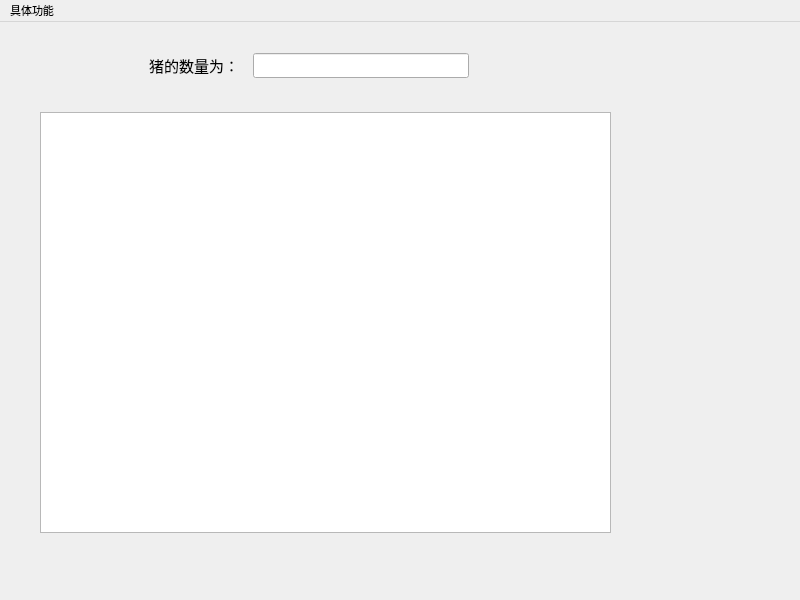
<?xml version="1.0" encoding="UTF-8"?>
<ui version="4.0">
 <class>MainWindow</class>
 <widget class="QMainWindow" name="MainWindow">
  <property name="geometry">
   <rect>
    <x>0</x>
    <y>0</y>
    <width>800</width>
    <height>600</height>
   </rect>
  </property>
  <property name="sizePolicy">
   <sizepolicy hsizetype="Fixed" vsizetype="Fixed">
    <horstretch>0</horstretch>
    <verstretch>0</verstretch>
   </sizepolicy>
  </property>
  <property name="minimumSize">
   <size>
    <width>800</width>
    <height>600</height>
   </size>
  </property>
  <property name="maximumSize">
   <size>
    <width>800</width>
    <height>600</height>
   </size>
  </property>
  <property name="font">
   <font>
    <pointsize>8</pointsize>
   </font>
  </property>
  <property name="windowTitle">
   <string>MainWindow</string>
  </property>
  <property name="windowIcon">
   <iconset resource="image.qrc">
    <normaloff>:/image/fengjing06(1)(1).png</normaloff>:/image/fengjing06(1)(1).png</iconset>
  </property>
  <property name="styleSheet">
   <string notr="true">MainWindow{
border-image: url(:/image/fengjing01(1).png);
}</string>
  </property>
  <widget class="QWidget" name="centralWidget">
   <widget class="QStackedWidget" name="stackedWidget">
    <property name="geometry">
     <rect>
      <x>0</x>
      <y>0</y>
      <width>801</width>
      <height>571</height>
     </rect>
    </property>
    <property name="currentIndex">
     <number>6</number>
    </property>
    <widget class="QWidget" name="page_tab1">
     <widget class="QTableWidget" name="tableWidget">
      <property name="geometry">
       <rect>
        <x>30</x>
        <y>30</y>
        <width>631</width>
        <height>451</height>
       </rect>
      </property>
     </widget>
     <widget class="QPushButton" name="tab_btnPig">
      <property name="geometry">
       <rect>
        <x>690</x>
        <y>90</y>
        <width>93</width>
        <height>28</height>
       </rect>
      </property>
      <property name="text">
       <string>pig</string>
      </property>
     </widget>
     <widget class="QPushButton" name="btn_back">
      <property name="geometry">
       <rect>
        <x>560</x>
        <y>510</y>
        <width>93</width>
        <height>28</height>
       </rect>
      </property>
      <property name="text">
       <string>返回</string>
      </property>
     </widget>
     <widget class="QPushButton" name="btn_sell">
      <property name="geometry">
       <rect>
        <x>690</x>
        <y>150</y>
        <width>93</width>
        <height>28</height>
       </rect>
      </property>
      <property name="text">
       <string>卖猪</string>
      </property>
     </widget>
     <widget class="QPushButton" name="btn_buy">
      <property name="geometry">
       <rect>
        <x>690</x>
        <y>210</y>
        <width>93</width>
        <height>28</height>
       </rect>
      </property>
      <property name="text">
       <string>买猪</string>
      </property>
     </widget>
     <widget class="QPushButton" name="btn_new">
      <property name="geometry">
       <rect>
        <x>690</x>
        <y>270</y>
        <width>93</width>
        <height>28</height>
       </rect>
      </property>
      <property name="text">
       <string>刷新</string>
      </property>
     </widget>
    </widget>
    <widget class="QWidget" name="page">
     <widget class="QTableWidget" name="tableWidget_pig">
      <property name="geometry">
       <rect>
        <x>40</x>
        <y>40</y>
        <width>601</width>
        <height>431</height>
       </rect>
      </property>
     </widget>
     <widget class="QPushButton" name="tab_btnPigsty">
      <property name="geometry">
       <rect>
        <x>680</x>
        <y>110</y>
        <width>93</width>
        <height>28</height>
       </rect>
      </property>
      <property name="text">
       <string>pigsty</string>
      </property>
     </widget>
     <widget class="QPushButton" name="btn_back2">
      <property name="geometry">
       <rect>
        <x>550</x>
        <y>510</y>
        <width>93</width>
        <height>28</height>
       </rect>
      </property>
      <property name="text">
       <string>返回</string>
      </property>
     </widget>
    </widget>
    <widget class="QWidget" name="page_2">
     <widget class="QToolButton" name="toolButton">
      <property name="geometry">
       <rect>
        <x>230</x>
        <y>120</y>
        <width>341</width>
        <height>61</height>
       </rect>
      </property>
      <property name="font">
       <font>
        <pointsize>16</pointsize>
       </font>
      </property>
      <property name="text">
       <string>欢迎来到香香的养猪场！</string>
      </property>
      <property name="icon">
       <iconset resource="image.qrc">
        <normaloff>:/image/pig.png</normaloff>:/image/pig.png</iconset>
      </property>
      <property name="iconSize">
       <size>
        <width>50</width>
        <height>50</height>
       </size>
      </property>
      <property name="toolButtonStyle">
       <enum>Qt::ToolButtonTextBesideIcon</enum>
      </property>
      <property name="autoRaise">
       <bool>true</bool>
      </property>
     </widget>
    </widget>
    <widget class="QWidget" name="page_3">
     <widget class="QWidget" name="widget_2" native="true">
      <property name="geometry">
       <rect>
        <x>220</x>
        <y>110</y>
        <width>343</width>
        <height>201</height>
       </rect>
      </property>
      <layout class="QGridLayout" name="gridLayout">
       <item row="0" column="0">
        <widget class="QToolButton" name="btn_pigstyid">
         <property name="font">
          <font>
           <pointsize>11</pointsize>
          </font>
         </property>
         <property name="text">
          <string>猪圈编号：</string>
         </property>
         <property name="autoRaise">
          <bool>true</bool>
         </property>
        </widget>
       </item>
       <item row="0" column="1" colspan="2">
        <widget class="QLineEdit" name="lineEdit_pigstyid">
         <property name="font">
          <font>
           <pointsize>11</pointsize>
          </font>
         </property>
        </widget>
       </item>
       <item row="1" column="0" colspan="2">
        <widget class="QToolButton" name="toolButton_2">
         <property name="font">
          <font>
           <pointsize>11</pointsize>
          </font>
         </property>
         <property name="text">
          <string>猪圈中猪的种类：</string>
         </property>
         <property name="autoRaise">
          <bool>true</bool>
         </property>
        </widget>
       </item>
       <item row="1" column="2">
        <widget class="QLineEdit" name="lineEdit">
         <property name="font">
          <font>
           <pointsize>11</pointsize>
          </font>
         </property>
        </widget>
       </item>
       <item row="2" column="0" colspan="2">
        <widget class="QToolButton" name="toolButton_3">
         <property name="font">
          <font>
           <pointsize>11</pointsize>
          </font>
         </property>
         <property name="text">
          <string>猪圈中猪的数量：</string>
         </property>
         <property name="autoRaise">
          <bool>true</bool>
         </property>
        </widget>
       </item>
       <item row="2" column="2">
        <widget class="QLineEdit" name="lineEdit_2">
         <property name="font">
          <font>
           <pointsize>11</pointsize>
          </font>
         </property>
        </widget>
       </item>
      </layout>
     </widget>
     <widget class="QWidget" name="widget" native="true">
      <property name="geometry">
       <rect>
        <x>240</x>
        <y>330</y>
        <width>315</width>
        <height>50</height>
       </rect>
      </property>
      <layout class="QHBoxLayout" name="horizontalLayout">
       <item>
        <widget class="QPushButton" name="btn_yes2">
         <property name="text">
          <string>确定</string>
         </property>
        </widget>
       </item>
       <item>
        <widget class="QPushButton" name="btn_find">
         <property name="text">
          <string>继续查询</string>
         </property>
        </widget>
       </item>
       <item>
        <widget class="QPushButton" name="btn_back3">
         <property name="text">
          <string>返回</string>
         </property>
        </widget>
       </item>
      </layout>
     </widget>
    </widget>
    <widget class="QWidget" name="page_4">
     <widget class="QTableWidget" name="tableWidget_2">
      <property name="geometry">
       <rect>
        <x>100</x>
        <y>70</y>
        <width>521</width>
        <height>401</height>
       </rect>
      </property>
     </widget>
    </widget>
    <widget class="QWidget" name="page_5">
     <widget class="QTableWidget" name="tableWidget_3">
      <property name="geometry">
       <rect>
        <x>80</x>
        <y>70</y>
        <width>581</width>
        <height>411</height>
       </rect>
      </property>
     </widget>
    </widget>
    <widget class="QWidget" name="page_6">
     <widget class="QTableWidget" name="tableWidget_4">
      <property name="geometry">
       <rect>
        <x>40</x>
        <y>90</y>
        <width>571</width>
        <height>421</height>
       </rect>
      </property>
     </widget>
     <widget class="QWidget" name="widget_3" native="true">
      <property name="geometry">
       <rect>
        <x>130</x>
        <y>20</y>
        <width>350</width>
        <height>47</height>
       </rect>
      </property>
      <layout class="QHBoxLayout" name="horizontalLayout_2">
       <item>
        <widget class="QToolButton" name="toolButton_4">
         <property name="font">
          <font>
           <pointsize>11</pointsize>
          </font>
         </property>
         <property name="text">
          <string>猪的数量为：</string>
         </property>
         <property name="autoRaise">
          <bool>true</bool>
         </property>
        </widget>
       </item>
       <item>
        <widget class="QLineEdit" name="lineEdit_num">
         <property name="font">
          <font>
           <pointsize>11</pointsize>
          </font>
         </property>
        </widget>
       </item>
      </layout>
     </widget>
    </widget>
   </widget>
  </widget>
  <widget class="QMenuBar" name="menuBar">
   <property name="geometry">
    <rect>
     <x>0</x>
     <y>0</y>
     <width>800</width>
     <height>26</height>
    </rect>
   </property>
   <widget class="QMenu" name="menu">
    <property name="title">
     <string>具体功能</string>
    </property>
    <addaction name="actionnew"/>
    <addaction name="separator"/>
    <addaction name="actionquery_pigtab"/>
    <addaction name="separator"/>
    <addaction name="actionquery_pigsty"/>
    <addaction name="separator"/>
    <addaction name="actionquery_pig"/>
    <addaction name="separator"/>
    <addaction name="actionsell"/>
    <addaction name="separator"/>
    <addaction name="actionbuy"/>
    <addaction name="separator"/>
   </widget>
   <addaction name="menu"/>
  </widget>
  <action name="actionquery_pigsty">
   <property name="text">
    <string>猪圈信息</string>
   </property>
  </action>
  <action name="actionquery_pig">
   <property name="text">
    <string>猪的信息</string>
   </property>
  </action>
  <action name="actionquery_pigtab">
   <property name="text">
    <string>猪场信息</string>
   </property>
  </action>
  <action name="actionnew">
   <property name="text">
    <string>创建猪场</string>
   </property>
  </action>
  <action name="actionsell">
   <property name="text">
    <string>卖猪记录</string>
   </property>
  </action>
  <action name="actionbuy">
   <property name="text">
    <string>买猪记录</string>
   </property>
  </action>
 </widget>
 <layoutdefault spacing="6" margin="11"/>
 <resources>
  <include location="image.qrc"/>
 </resources>
 <connections/>
</ui>
